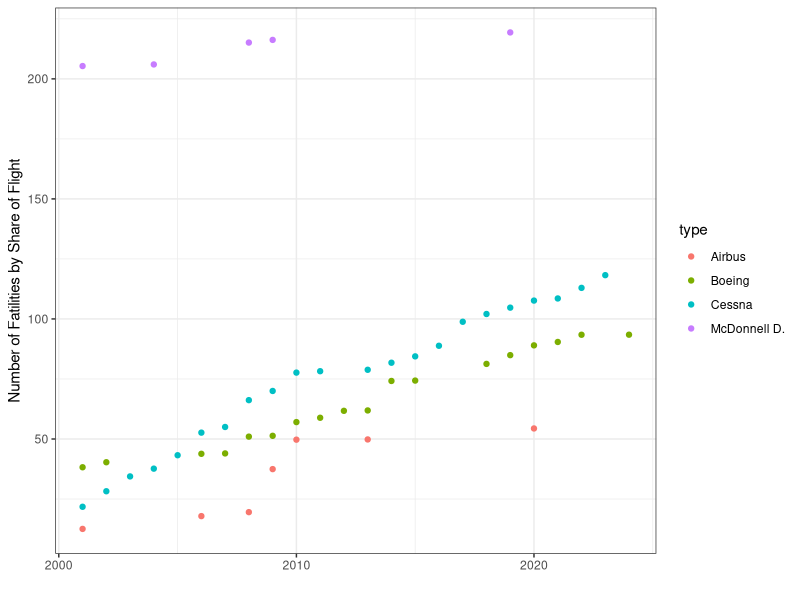

The R source for this figure:
rm(list=ls())

library(tidyverse)
library(ggplot2)
library(ggsci)
library(cowplot)
library(Cairo)
#### Import data ####
#Filter group: 
#Event type is "Accident" and 
#FAR part is "Non-U.S., commercial" and 
#Aircraft category is "Airplane" and
#Fatal - Onboard is greater than "0"

#Want columns 1, 4, 17-21, 27
#NA in place of the desired column index
columns = c(NA, rep("NULL", 2), NA, rep("NULL", 12), 
            NA, NA, NA, NA, NA, rep("NULL", 5), 
            NA, rep("NULL", 19))

non_us_df = read.csv("cases2024-12-12_21-15.csv", colClasses = columns)

#Filter group: 
#Event type is "Accident" and 
#FAR part is "Part 121: Air carrier" and 
#Fatal - Onboard is greater than "0"

air_carrier_df =read.csv("cases2024-12-11_01-08.csv", colClasses = columns)


#### Manipulating data frame ####

#Since there are no overlaps between the data frames
#We can just combine the two immediately
combined_df = rbind(air_carrier_df, non_us_df)
combined_df = combined_df %>% 
  mutate(EventDate = as.Date(EventDate, format ="%Y-%m-%d"))


#Can check that all NtsbNo are unique
combined_df$NtsbNo %>% unique() %>% length()
#Gives 357 which is the same number of rows in the combined data frame
yearly_df = combined_df %>% 
  mutate(type = case_when(grepl("Boeing", Make, ignore.case = T) ~ "Boeing",
                          grepl("Douglas", Make, ignore.case = T) ~ "McDonnell D.",
                          grepl("Airbus", Make, ignore.case = T) ~ "Airbus",
                          grepl("Cessna", Make, ignore.case = T) ~ "Cessna",
                          TRUE ~ "All other makers")) %>% 
  group_by(date = lubridate::floor_date(EventDate, "year"), type) %>% 
  summarise(qFatal = sum(FatalInjuryCount),
            qSerious = sum(SeriousInjuryCount),
            qMinor = sum(MinorInjuryCount),
            qOnboard = sum(OnboardInjuryCount),
            qOnground = sum(OnGroundInjuryCount))


yearly_proportion = yearly_df %>% filter(type !="All other makers") %>% group_by(type) %>% 
  mutate(qFatal_prop = case_when(type == "Boeing" ~ qFatal/43.9,
                                 type == "McDonnell D." ~ qFatal/4.5,
                                 type == "Airbus" ~ qFatal/21.2,
                                 type == "Cessna" ~qFatal/3.4),
         cum_qFatal_prop = cumsum(qFatal_prop))
#Source for numbers
#https://dsm.forecastinternational.com/2019/10/01/an-overview-of-the-u-s-commercial-aircraft-fleet-2/#:~:text=Of%20the%207%2C356%20aircraft%20in,manufactured%20by%2013%20different%20companies.
#### Plotting ####
#Could look at total number of fatalities as time passes grouped by flight company
#Exclude the 'all other makers' 
#Perhaps pick only a few to compare with Boeing - even Airbus and Lockheed
#Find the number of Boeings being flown, and the number of other planes
#To make it a relative measurement
#1.9 fatalities per plane or whatever
truncated = yearly_proportion %>% filter(date > "2000-01-01")
ggplot(data= truncated)+
  geom_point(aes(x=date, y=(cum_qFatal_prop), color= type))+
  theme_bw()+
  scale_x_date(name ="")+
  scale_y_continuous(name = "Number of Fatilities by Share of Flight")

summary(lm(data=truncated, cum_qFatal_prop ~ date+type))
